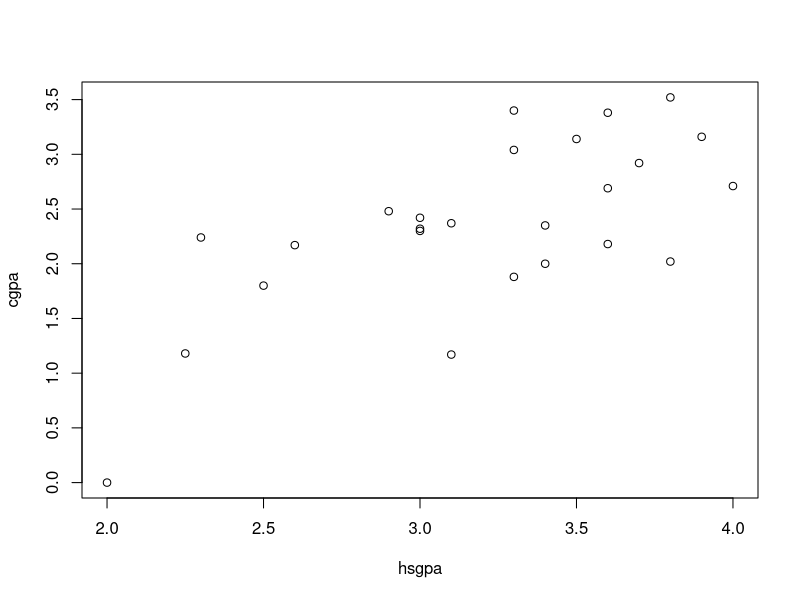
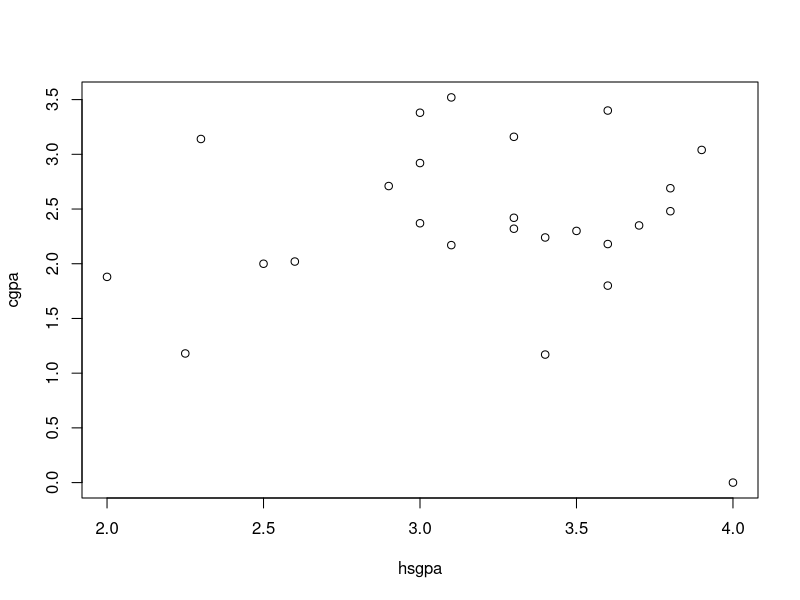
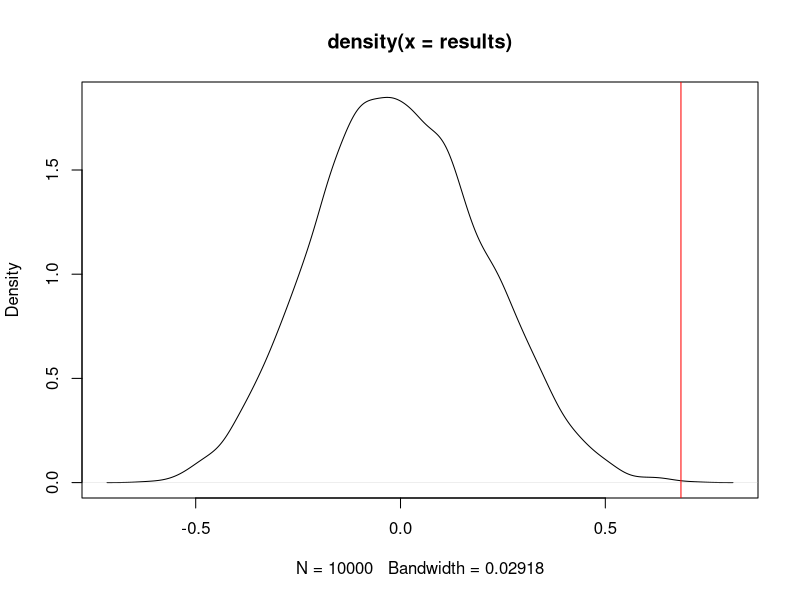

Recreate these plots in R, in order.
## ---- chunk 1
knitr::opts_chunk$set(cache = TRUE)
## ---- chunk 2
gpa <- data.frame(
  hsgpa = c(3.1, 2.3, 3, 2.5, 3.9, 2.25, 4, 3.8, 3.7, 3.3, 3.8, 3.6, 3.6, 3.3, 3.4, 3.4, 3, 2.9, 3.1, 3.5, 3.3, 2.6, 3, 3.6, 2),
cgpa = c(1.17, 2.24, 2.42, 1.8, 3.16, 1.18, 2.71, 3.52, 2.92, 3.4, 2.02,  3.38, 2.69, 3.04, 2.35, 2, 2.32, 2.48, 2.37, 3.14, 1.88, 2.17, 2.3, 2.18, 0)
)

gpa
## ---- chunk 3
plot(gpa)
## ---- chunk 4
(observed_value <- cor(gpa$hsgpa, gpa$cgpa))
## ---- chunk 5
new_gpa <- data.frame(
  hsgpa = gpa$hsgpa,
  cgpa = sample(gpa$cgpa)
)

plot(new_gpa)
## ---- chunk 6
(new_gpa <- data.frame(hsgpa = gpa$hsgpa,
                      cgpa = sample(gpa$cgpa)))
## ---- chunk 7
n_permutations <- 10000
results <- replicate(n_permutations, {
  new_gpa <- data.frame(hsgpa = gpa$hsgpa, cgpa = sample(gpa$cgpa))
  cor(new_gpa$hsgpa, new_gpa$cgpa)
})
## ---- chunk 8
plot(density(results))
abline(v = observed_value, col = "red")
## ---- chunk 9
(p_value <- mean(abs(results) >= abs(observed_value)))
## ---- chunk 10
ci <- p_value + c(-1, 1) * qnorm(.975) * sqrt(p_value * (1 - p_value) / n_permutations)
c(lower = ci[1],
  p_value = p_value,
  upper = ci[2])
